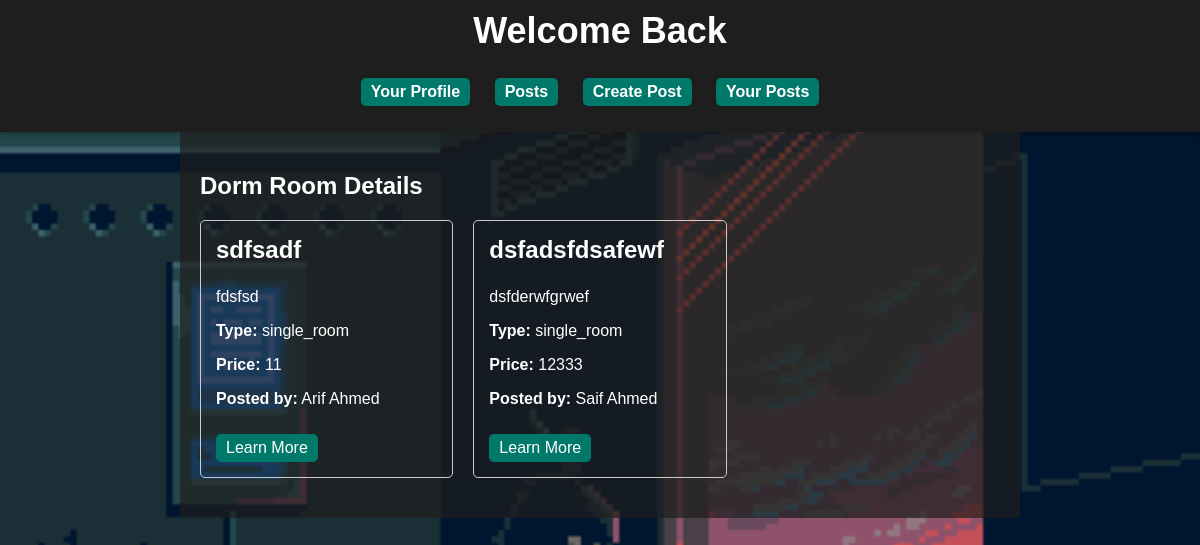
Before: /users/teertho/posts/ with the older database file.
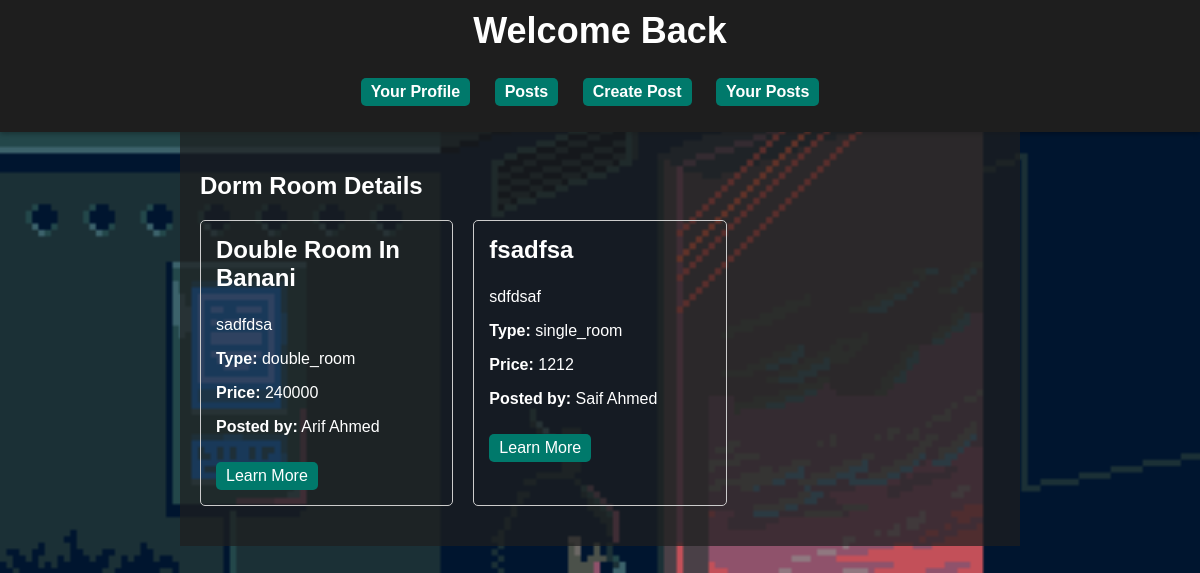
After: the same page with the newer database file.
### users/models.py (models this page shows)
class DormRoom(models.Model):
    title = models.CharField(max_length=255)
    content = models.TextField()
    popularity = models.IntegerField(default=0)
    type = models.CharField(max_length=50)
    price = models.CharField(max_length=20)
    link = models.URLField(max_length=200, null=True)
    posted_by = models.ForeignKey(Register, on_delete=models.CASCADE)
    comments = models.ManyToManyField(Comment, blank=True)

class Register(models.Model):
    username=models.CharField(max_length=30)
    email=models.EmailField()
    password=models.CharField(max_length=100)
    nid=models.IntegerField()

### users/views.py (the view)
# urls.py: path('<str:username>/posts/', views.show_posts, name='show_posts'),
def show_posts(request, username):
    username = request.session.get('username')
    posts = DormRoom.objects.all()
    print(posts)
    return render(request, 'dorm_room_details.html', {'dorm_rooms' : posts, 'username' : username})

### users/templates/dorm_room_details.html
{% extends "profile_base.html" %}
{% block content %}
<body style="background-image: url('/static/bg9.gif'); background-size: cover;">
    <h2>Dorm Room Details</h2>
    <div class="room-grid">
        {% for room in dorm_rooms %}
            <div class="room-card">
                <h3>{{room.title}}</h3>
                <p>{{ room.content }}</p>
                <p><strong>Type:</strong> {{ room.type }}</p>
                <p><strong>Price:</strong> {{ room.price }}</p>
                <p><strong>Posted by:</strong> {{room.posted_by.username}}</p>
                <a href="{{ room.link }}" target="_blank">Learn More</a>
            </div>
        {% endfor %}
    </div>
</body>
{% endblock %}

Changed rows visible on the page:
removed DormRoom: title "sdfsadf", content "fdsfsd", type "single_room", price "11", posted_by.username "Arif Ahmed"
removed DormRoom: title "dsfadsfdsafewf", content "dsfderwfgrwef", type "single_room", price "12333", posted_by.username "Saif Ahmed"
added DormRoom: title "Double Room In Banani", content "sadfdsa", type "double_room", price "240000", posted_by.username "Arif Ahmed"
added DormRoom: title "fsadfsa", content "sdfdsaf", type "single_room", price "1212", posted_by.username "Saif Ahmed"
